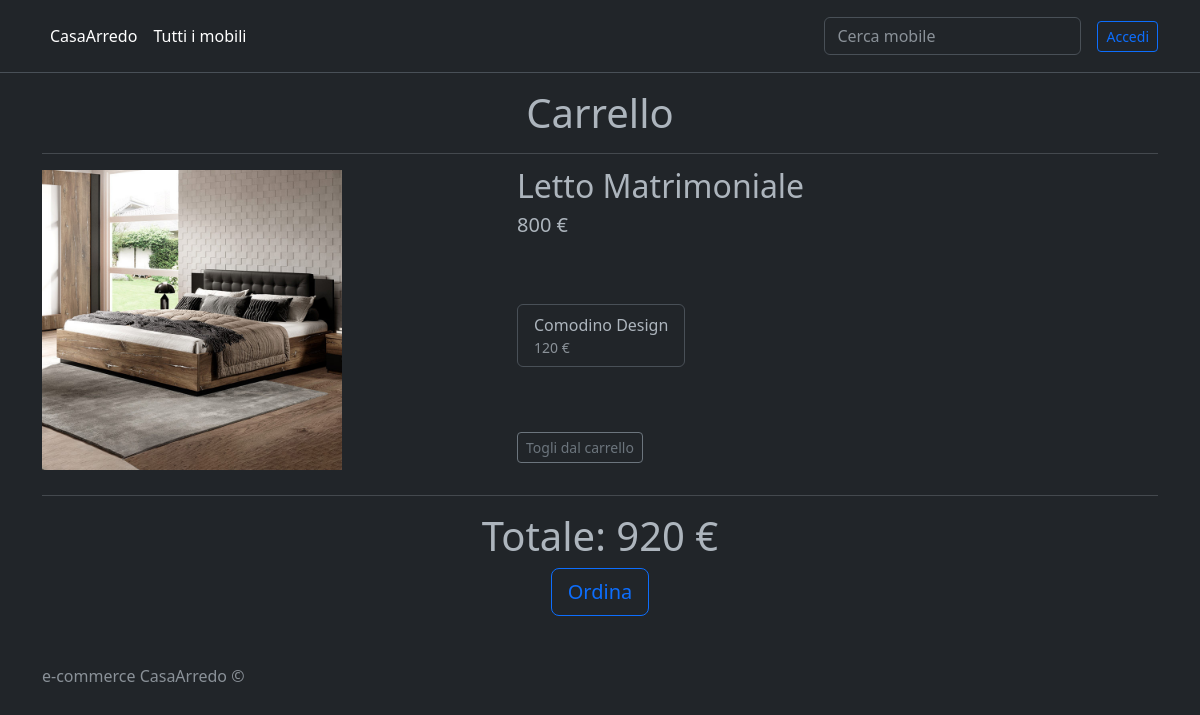
Screenshot of /src/view/visualizzaCarrello.php (signed in) with the database file from the repository.
### tables this page shows
CREATE TABLE IF NOT EXISTS `prodotti` (
  `id` int(11) NOT NULL AUTO_INCREMENT,
  `nome` varchar(30) NOT NULL,
  `descrizione` varchar(250) DEFAULT NULL,
  `prezzo` double NOT NULL,
  `id_categoria` int(11) DEFAULT NULL,
  `id_prodotto` int(11) DEFAULT NULL,
  PRIMARY KEY (`id`),
  KEY `id_categoria` (`id_categoria`),
  KEY `id_prodotto` (`id_prodotto`),
  CONSTRAINT `prodotti_ibfk_1` FOREIGN KEY (`id_categoria`) REFERENCES `categoria` (`id`),
  CONSTRAINT `prodotti_ibfk_2` FOREIGN KEY (`id_prodotto`) REFERENCES `prodotti` (`id`)
);

CREATE TABLE IF NOT EXISTS `immagini_prodotti` (
  `id` int(11) NOT NULL AUTO_INCREMENT,
  `path_immagine` varchar(255) NOT NULL,
  `id_prodotti` int(11) NOT NULL,
  PRIMARY KEY (`id`),
  KEY `id_prodotti` (`id_prodotti`),
  CONSTRAINT `immagini_prodotti_ibfk_1` FOREIGN KEY (`id_prodotti`) REFERENCES `prodotti` (`id`)
);

### src/model/letturaDB/letturaDB.php (called while the page is built, shortened)
<?php
include $_SERVER["DOCUMENT_ROOT"] . '/PHP/e-commerce_mobili/src/model/connessione.php';
include $_SERVER["DOCUMENT_ROOT"] . '/PHP/e-commerce_mobili/src/model/collections/classeProdottoCollection.php';
include $_SERVER["DOCUMENT_ROOT"] . '/PHP/e-commerce_mobili/src/model/collections/classeCarrelloCollection.php';
$conn = new mysqli($hostname, $username, $password, $dbname);
function getProdotti()
{
    global $conn;
    $prodotti = new ProdottoCollection();
    $query = "SELECT * FROM prodotti";
    $risultato = $conn->query($query);
    if ($risultato->num_rows > 0) {
        while ($prod = $risultato->fetch_assoc()) {
            $prodotti->aggiungiProdotto(new Prodotti($prod["id"], $prod["nome"], $prod["descrizione"], $prod["prezzo"], $prod["id_categoria"], $prod["id_prodotto"]));
        }
    }
    return $prodotti;
}
function getImmagini_prodotti()
{
    global $conn;
    $immagini_prodotto = new Immagine_ProdottoCollection();
    $query = "SELECT * FROM immagini_prodotti";
    $risultato = $conn->query($query);
    if ($risultato->num_rows > 0) {
        while ($imm = $risultato->fetch_assoc()) {
            $immagini_prodotto->aggiungiImmagine(new Immagine_Prodotto($imm["id"], $imm["path_immagine"], $imm["id_prodotti"]));
        }
    }
    return $immagini_prodotto;
}
function getDettaglioCarrello($id_utente)
{
    global $conn;
    $dettaglioCarrello = new DettaglioCarrelloCollection();
    $query = "SELECT * FROM dettaglio_carrello INNER JOIN carrello ON dettaglio_carrello.id_carrello = carrello.id WHERE carrello.id_utente = $id_utente";
    $risultato = $conn->query($query);
    if ($risultato->num_rows > 0) {
        while ($car = $risultato->fetch_assoc()) {
            $dettaglioCarrello->aggiungiDettaglioCarrello(new DettaglioCarrello($car["id"], $car["id_carrello"], $car["id_prodotto"], $car["quantita_prodotto"]));
        }
    }
    return $dettaglioCarrello;
}
?>

### src/controller/letturaDati.php (called while the page is built, shortened)
<?php
    include $_SERVER["DOCUMENT_ROOT"] . "/PHP/e-commerce_mobili/src/model/letturaDB/letturaDB.php";
    function selezionaProdotti(){
        return getProdotti()->getProdotti();
    }
    function selezionaImmaginiProdotti(){
        return getImmagini_prodotti()->getImmagini();
    }
    function selezionaDettagliCarrello($id){
        return getDettaglioCarrello($id)->getDettaglioCarrello();
    }
?>

### src/model/collections/classeCarrelloCollection.php (called while the page is built)
<?php
    include $_SERVER["DOCUMENT_ROOT"] . '/PHP/e-commerce_mobili/src/model/classi/classeCarrello.php';
    class DettaglioCarrelloCollection {
        private $dettagliCarrello = [];
        public function aggiungiDettaglioCarrello(DettaglioCarrello $dettaglio) {
            $this->dettagliCarrello[] = $dettaglio;
        }
        public function getDettaglioCarrello() {
            return $this->dettagliCarrello;
        }
    }
?>

### src/model/collections/classeProdottoCollection.php (called while the page is built, shortened)
<?php
    include $_SERVER["DOCUMENT_ROOT"] . '/PHP/e-commerce_mobili/src/model/classi/classeProdotto.php';
    class ProdottoCollection {
        private $prodotti = [];
        public function aggiungiProdotto(Prodotti $prodotto) {
            $this->prodotti[] = $prodotto;
        }
        public function getProdotti() {
            return $this->prodotti;
        }
    }
    class Immagine_ProdottoCollection {
        private $immagini = [];
        public function aggiungiImmagine(Immagine_Prodotto $immagine) {
            $this->immagini[] = $immagine;
        }
        public function getImmagini() {
            return $this->immagini;
        }
    }
?>

### src/model/classi/classeCarrello.php (called while the page is built, shortened)
<?php
class DettaglioCarrello
{
    private $idProdotto;
    public function __construct($id, $idCarrello, $idProdotto, $quantitaProdotto)
    {
        $this->idProdotto = $idProdotto;
    }
    public function getIdProdotto()
    {
        return $this->idProdotto;
    }
}

### src/model/classi/classeProdotto.php (called while the page is built, shortened)
<?php
    class Prodotti {
        private $id;
        private $nome;
        private $prezzo;
        private $idProdotto;
        public function __construct($id, $nome, $descrizione, $prezzo, $idCategoria, $idProdotto) {
            $this->id = $id;
            $this->nome = $nome;
            $this->prezzo = $prezzo;
            $this->idProdotto = $idProdotto;
        }
        public function getId() {
            return $this->id;
        }
        public function getNome() {
            return $this->nome;
        }
        public function getPrezzo() {
            return $this->prezzo;
        }
        public function getIdProdotto() {
            return $this->idProdotto;
        }
    }
    class Immagine_Prodotto {
        public $path_immagine;
        public $id_prodotti;
        public function __construct($id, $path_immagine, $id_prodotti) {
            $this->path_immagine = $path_immagine;
            $this->id_prodotti = $id_prodotti;
        }
        public function getpath_immagine(){
            return $this->path_immagine;
        }
        public function getId_prodotti(){
            return $this->id_prodotti;
        }
    }
?>

### src/view/visualizzaCarrello.php (the view, shortened to what this page needs)
<?php
    include '../controller/letturaDati.php';
?>
<!DOCTYPE html>
<html lang="en" data-bs-theme="dark">
    <head>
        <link href="https://cdn.jsdelivr.net/npm/bootstrap@5.3.2/dist/css/bootstrap.min.css" rel="stylesheet">
        <link href="https://getbootstrap.com/docs/5.3/assets/css/docs.css" rel="stylesheet" />
        <link rel="stylesheet" href="https://cdnjs.cloudflare.com/ajax/libs/twitter-bootstrap/5.3.0/css/bootstrap.min.css">
        <link rel="stylesheet" href="https://cdn.datatables.net/1.13.7/css/dataTables.bootstrap5.min.css">
    </head>
    <body>
        <header class="p-3 mb-3 border-bottom">
            <div class="container">
                <div class="d-flex flex-wrap align-items-center justify-content-center justify-content-lg-start">
                    <ul class="nav col-12 col-lg-auto me-lg-auto mb-2 justify-content-center mb-md-0">
                        <li><a href="./index.php" class="nav-link px-2 link-body-emphasis">CasaArredo</a></li>
                        <li><a href="./visualizzaPerCategoria.php" class="nav-link px-2 link-body-emphasis">Tutti i mobili</a></li>
                    </ul>
                    <form class="col-12 col-lg-auto mb-3 mb-lg-0 me-lg-3" role="search">
                        <input type="search" class="form-control" placeholder="Cerca mobile" aria-label="Search">
                    </form>
                    <div class="dropdown text-end">
                        <?php
                            if(isset($_SESSION["RUOLO"])){
                                $nome = $_SESSION["NOME_COGNOME"];
                                echo    "<a href='#' class='d-block link-body-emphasis text-decoration-none dropdown-toggle' data-bs-toggle='dropdown' aria-expanded='false'>
                                            <img src='../immagini/user_image/user.jpg' alt='mdo' width='32' height='32' class='rounded-circle'>
                                            $nome
                                        </a>";
                                echo    "<ul class='dropdown-menu text-small'>
                                            <li><a class='dropdown-item' href='./visualizzaCarrello.php'>Carrello</a></li>
                                            <li><a class='dropdown-item' href='./visualizzaOrdini.php'>Ordini</a></li>
                                            <li><a class='dropdown-item' href='./profilo.php'>Profilo</a></li>";
                                if($_SESSION["RUOLO"] === "ADMIN"){
                                    echo "<li><hr class='dropdown-divider'></li>";
                                    echo "<li><a class='dropdown-item' href='./admin.php'>Sezione amministratore</a></li>";
                                }
                                echo        "<li><hr class='dropdown-divider'></li>
                                            <li><a class='dropdown-item' href='../controller/logout.php'>Esci</a></li>
                                        </ul>";
                            }else{
                                echo "<a href='./login.html'><button type='button' class='btn btn-sm btn-outline-primary'>Accedi</button></a>";
                            }
                        ?>
                    </div>
                </div>
            </div>
        </header>
        <main>
            <form action="../controller/gestioneCarrello.php" method="post">
                <div class="container marketing">
                    <div style="text-align: center"><h1>Carrello</h1></div>
                    <hr class='featurette-divider'>
                    <?php
                        $id_utente = $_SESSION["ID_UTENTE"];
                        $listaProdotti = selezionaProdotti();
                        $listaImmagini = selezionaImmaginiProdotti();
                        $dettagliCarrello = selezionaDettagliCarrello($id_utente);
                        $totale = 0;
                        for ($i=0; $i < count($dettagliCarrello); $i++) {
                            for ($j=0; $j < count($listaProdotti); $j++) {
                                $id_rimuovere = array();
                                if(($dettagliCarrello[$i]->getIdProdotto() == $listaProdotti[$j]->getId()) && $listaProdotti[$j]->getIdProdotto() == NULL){
                                    $id = $listaProdotti[$j]->getId();
                                    $id_rimuovere[] = $id;
                                    $nome = $listaProdotti[$j]->getNome();
                                    $prezzo = $listaProdotti[$j]->getPrezzo();
                                    $totale += $prezzo;
                                    echo   "<div class='row featurette'>
                                            <div class='col-md-7 order-md-2'>
                                                <h2 class='featurette-heading fw-normal lh-1'>
                                                    $nome
                                                </h2>
                                                <p class='lead'>
                                                    $prezzo €
                                                </p>
                                                <p class='lead'>
                                                    <div class='d-flex flex-column flex-md-row gap-4 py-md-5 '>
                                                        <div class='list-group'>";
                                                for ($z=0; $z < count($dettagliCarrello); $z++) {
                                                    for ($k=0; $k < count($listaProdotti); $k++) {
                                                        if(($listaProdotti[$k]->getIdProdotto() == $id) && ($dettagliCarrello[$z]->getIdProdotto() == $listaProdotti[$k]->getId())){
                                                            $id_accessorio = $listaProdotti[$k]->getId();
                                                            $id_rimuovere[] = $id_accessorio;
                                                            $nome = $listaProdotti[$k]->getNome();
                                                            $prezzo = $listaProdotti[$k]->getPrezzo();
                                                            echo "  <label class='list-group-item d-flex gap-2'>
                                                                        <span>
                                                                            $nome
                                                                            <small class='d-block text-body-secondary'>$prezzo €</small>
                                                                        </span>
                                                                    </label>";
                                                            $totale += $prezzo;
                                                        }
                                                    }
                                                }
                                                $str = "";
                                                foreach ($id_rimuovere as $ID) {
                                                    $str .= $ID.';';
                                                }
                                        echo   "        </div>
                                                    </div>
                                                </p>
                                                <p class='lead'>
                                                    <button type='submit' class='btn btn-sm btn-outline-secondary' name='rimuovere_mobile[]' value='$str'>Togli dal carrello</button>
                                                </p>
                                            </div>
                                            <div class='col-md-5 order-md-1'>";
                                for ($y=0; $y < count($listaImmagini); $y++) {
                                    if($listaImmagini[$y]->getId_prodotti() == $id){
                                        $path = $listaImmagini[$y]->getpath_immagine();
                                        echo    "<img src='../immagini/prodotti/$path' width='300px' alt=''>";
                                    }
                                }
                                echo    "</div>
                                    </div>";
                                    echo "<hr class='featurette-divider'>";
                                }
                            }
                        }
                        echo "  <div style='text-align: center'>";
                                if($totale != 0){
                                    echo "<h1>Totale: $totale €</h1><button type='button' class='btn btn-lg btn-outline-primary' data-bs-toggle='modal' data-bs-target='#exampleModal'>Ordina</button>";
                                }else{
                                    echo "<h1>Il carrello è vuoto</h1><a href='./visualizzaPerCategoria.php'><button type='button' class='btn btn-lg btn-outline-primary'>Continua ad acquistare</button></a>";
                                }
                        echo "  </div>";
                    ?>
                </div>
            </form>
        </main>
        <footer class="text-body-secondary py-5">
            <div class="container">
                <p class="mb-1">e-commerce CasaArredo &copy;</p>
            </div>
        </footer>
    </body>
</html>

### rows the page displays
prodotti: nome "Letto Matrimoniale", prezzo "800"
prodotti: nome "Comodino Design", prezzo "120"
immagini_prodotti: path_immagine (picture)

### other values shown
$totale "920"
